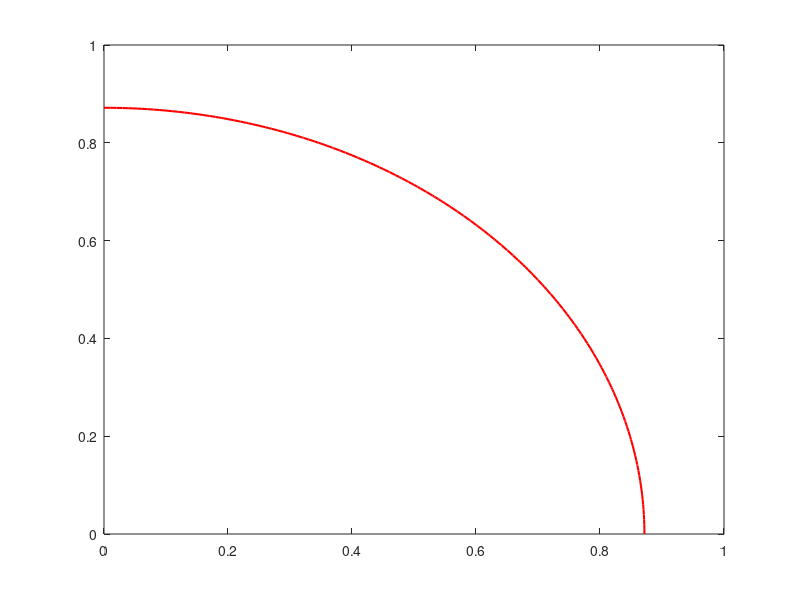

Reproduce this figure in MATLAB. (Note: this script raises an error after producing the figure.)
mu1 = [0 0];
mu2 = [1 1];
sigma = [1 0; 0 1];

x1 = 0:.01:1;
x2 = 0:.01:1;
[X1,X2] = meshgrid(x1,x2);
X = [X1(:) X2(:)];

y1 = mvnpdf(X,mu1,sigma);
y1 = reshape(y1,length(x2),length(x1));

y2 = mvnpdf(X,mu2,sigma);
y2 = reshape(y2,length(x2),length(x1));


c1 = contour(x1,x2,y1,[1], 'r', 'LineWidth',1.5 );
f1 =gca;
f1.XAxisLocation ='top';
xticks([0])
xticklabels({'X_1_m_a_x'})
f1.YAxisLocation ='right';
yticks([0])
yticklabels({'X_2_m_a_x'})
hold on
scatter(0,0,'MarkerEdgeColor','r',...
              'MarkerFaceColor','r',...
              'LineWidth',1.5)
text(0.03,0.05,'A', 'Color','r')

hold on
c2 = contour(x1,x2,y2,[1], 'b', 'LineWidth',1.5);
% f2 = gca;
% xlabel('S')
% ylabel('T')
% f2.XAxisLocation ='bottom';
% xticks([0 1])
% xticklabels({'0', 'Smax'})
% f2.YAxisLocation ='left';
% yticks([0 1])
% yticklabels({'0', 'Tmax'})
hold on
scatter(1,1,'MarkerEdgeColor','b',...
              'MarkerFaceColor','b',...
              'LineWidth',1.5)
text(0.95,0.95,'B', 'Color','b')
text(0.5,-0.07,'X_1_B')
text(0.5,1.05,'X_1_A')
text(-0.1,0.5,'X_2_B')
text(1.05,0.5,'X_2_A')
text(0.2,0.33,'U_B = Constant', 'Color','b')
text(0.65,0.65,'U_A = Constant', 'Color','r')

% r1 = c1;
% r1(:,1) = [];
% r2 = c2;
% r2(:,1) = [];
% r2 = fliplr(r2);

for n = 2:size(c1,2)
    if c1(1,n) > c2(1,size(c1,2)+2-n)
       startN = n;
       break
    end   
end

for n = 2:size(c1,2)
    if c1(1,n) < c2(1,size(c1,2)+2-n) && n > startN
       endN = n;
       break
    end 
end

btwRegion = [c1(1,startN:endN), c2(1,startN:endN)];
x_region = [c1(2,startN:endN), c2(2,startN:endN)];
ff = fill(x_region, btwRegion, [0.95 0.95 0.9]);
ff.EdgeColor = 'none';

%example of drawing a arrow
% p1 = [2 3];                         % First Point
% p2 = [9 8];                         % Second Point
% dp = p2-p1;                         % Difference
% figure(1)
% quiver(p1(1),p1(2),dp(1),dp(2))